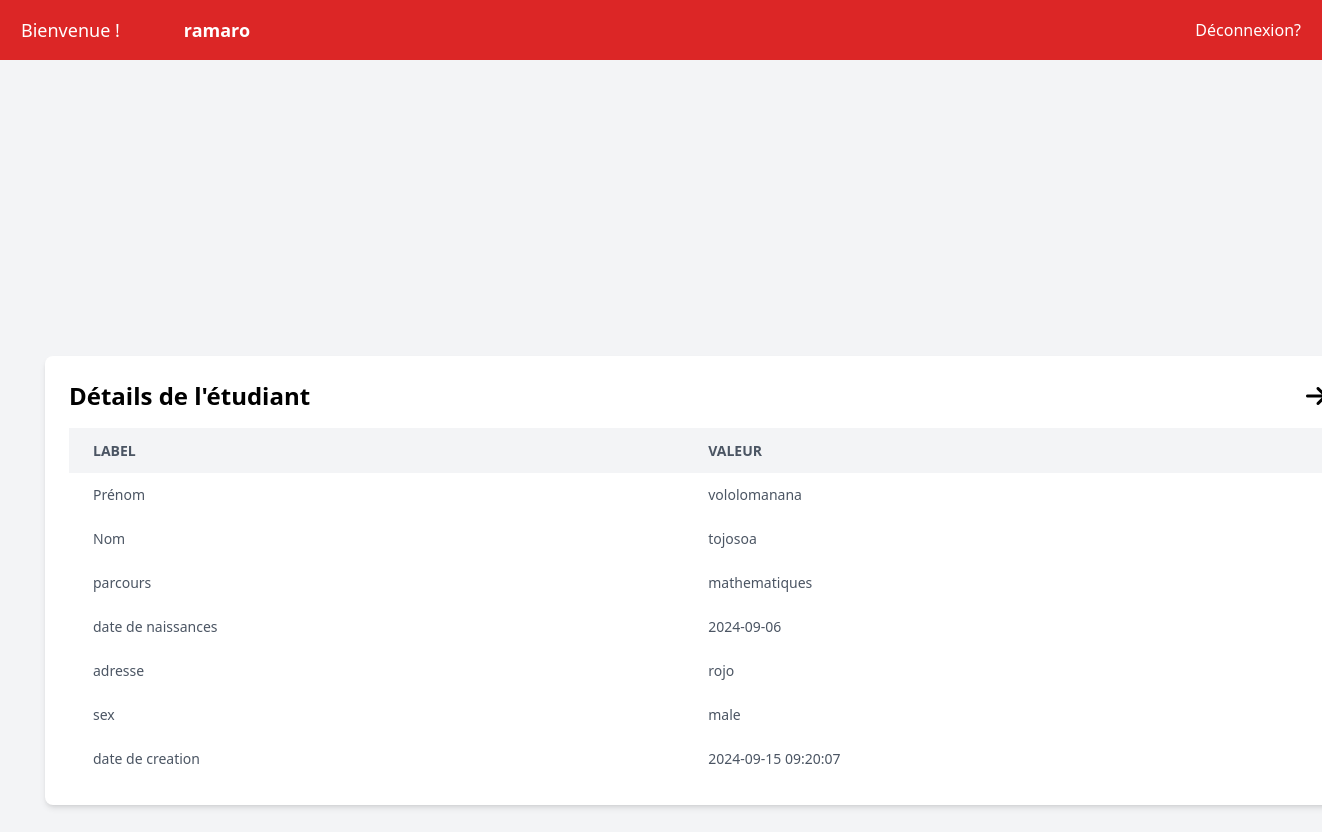
/controllers/etudiantController.php?action=detail&id=4 (signed in), run on the app's committed database.
### tables this page shows
CREATE TABLE `etudiants` (
  `id` int NOT NULL AUTO_INCREMENT,
  `firstname` varchar(100) NOT NULL,
  `lastname` varchar(100) NOT NULL,
  `parcours` varchar(100) NOT NULL,
  `date_of_birth` date NOT NULL,
  `adresse` varchar(100) NOT NULL,
  `sex` varchar(100) NOT NULL,
  `created_at` timestamp NULL DEFAULT CURRENT_TIMESTAMP,
  PRIMARY KEY (`id`)
);

### classes/etudiants.php (called while the page is built, shortened)
<?php
    class Etudiants{
        private $pdo;
        public $id;
        public function __construct($db){
            $this->pdo = $db;
        }
        public function detail(){
            $stmt = $this->pdo->prepare('SELECT * FROM etudiants WHERE id = :id');
            $stmt->bindParam(':id', $this->id);
            $stmt->execute();
            return $stmt->fetch(PDO::FETCH_ASSOC);
        }
    }
?>

### display/etudiants/detail.php (the view, shortened to what this page needs)
<!DOCTYPE html>
<html lang="fr">
<head>
    <script src="https://cdn.tailwindcss.com"></script>
    <link rel="stylesheet" href="https://cdnjs.cloudflare.com/ajax/libs/font-awesome/6.6.0/css/all.min.css" />
</head>
<body class="bg-gray-100 font-sans h-screen">
    <header class="bg-red-600 text-white p-4 sticky top-0 z-10">
        <div class="container mx-auto flex justify-between items-center">
            <div class="text-lg flex space-x-16">
               <p>Bienvenue !</p>
               <span class="font-semibold"><?php echo $_SESSION["username"]?></span>
            </div>
            <div>
                <a href="../../controllers/userController.php?action=logout" class="text-white hover:text-gray-300">Déconnexion?</a>
            </div>
        </div>
    </header>
    <div class="container mx-auto px-6 py-3 h-full">
        <div class="flex h-full">
            <div class="w-screen flex items-center justify-center pr-4 ">
                <div id="etudiant-detail" class="bg-white p-6 rounded-lg shadow-md w-screen">
                    <div class="flex justify-between">
                        <h2 class="text-2xl font-bold text-grenat-600 mb-4">Détails de l'étudiant</h2>
                        <a href="../../controllers/etudiantController.php?action=read" class="text-2xl font-bold text-grenat-600 mb-4"><i class="fas fa-arrow fa-arrow-right"></i></a>
                    </div>
                    <table class="min-w-full table-auto border-collapse">
                        <thead class="bg-gray-100 text-gray-600 uppercase text-sm leading-normal">
                            <tr>
                                <th class="py-3 px-6 text-left">Label</th>
                                <th class="py-3 px-6 text-left">Valeur</th>
                            </tr>
                        </thead>
                        <tbody class="text-gray-600 text-sm">
                            <tr>
                                <td class="py-3 px-6 text-left" >Prénom</td>
                                <td class="py-3 px-6 text-left" ><?= $etudiantDetails["firstname"] ?></td>
                            </tr>
                            <tr>
                                <td class="py-3 px-6 text-left" >Nom</td>
                                <td class="py-3 px-6 text-left" ><?= $etudiantDetails["lastname"] ?></td>
                            </tr>
                            <tr>
                                <td class="py-3 px-6 text-left">parcours</td>
                                <td class="py-3 px-6 text-left"><?= $etudiantDetails["parcours"] ?></td>
                            </tr>
                            <tr>
                                <td class="py-3 px-6 text-left" >date de naissances</td>
                                <td class="py-3 px-6 text-left" ><?= $etudiantDetails["date_of_birth"] ?></td>
                            </tr>
                            <tr>
                                <td class="py-3 px-6 text-left">adresse</td>
                                <td class="py-3 px-6 text-left" ><?= $etudiantDetails["adresse"] ?></td>
                            </tr>
                            <tr>
                                <td class="py-3 px-6 text-left" >sex</td>
                                <td class="py-3 px-6 text-left" ><?= $etudiantDetails["sex"] ?></td>
                            </tr>
                            <tr>
                                <td class="py-3 px-6 text-left" >date de creation</td>
                                <td class="py-3 px-6 text-left" ><?= $etudiantDetails["created_at"] ?></td>
                            </tr>
                        </tbody>
                    </table>
                </div>
            </div>
        </div>
    </div>
</body>
</html>

### data on the page
etudiants: firstname "vololomanana", lastname "tojosoa", parcours "mathematiques", date_of_birth "2024-09-06", adresse "rojo", sex "male", created_at "2024-09-15 09:20:07"

### other printed values
$_SESSION["username"] "ramaro"
